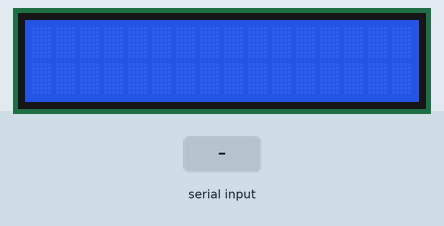
Simulated run of this sketch. Board: Arduino Uno, built with avr-gcc and run on an emulated ATmega328P. On the bench: 16×2 character LCD. The test bench sets the inputs (shaded band).

Above: at 1.2 s.
1.3 s: "1\n" received over Serial
At 2.3 s:
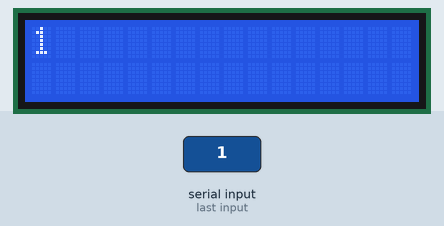
3.1 s: "0\n" received over Serial
At 4.6 s:
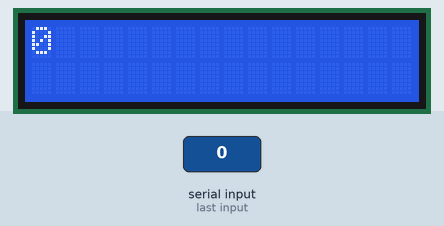
4.9 s: "2\n" received over Serial
At 6.1 s:
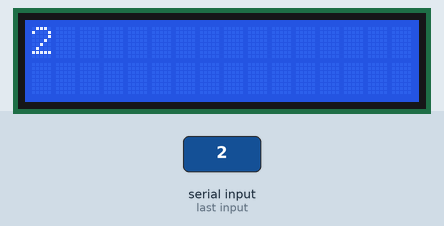
Timing chart, 0 to 7.9 s (numbered marks = the images above; inputs shaded):
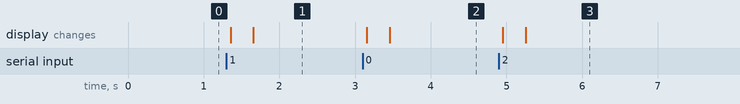

The sketch:

Prac06.ino
```cpp
#include <LiquidCrystal.h>

LiquidCrystal lcd(12,11,5,4,3,2);

void setup() {
  lcd.begin(16, 2);
  Serial.begin(9600);
  Serial.setTimeout(50);
}

void loop() {
 String msg = Serial.readString();
  if( msg.length() > 0){
    lcd.clear();

    String aux = "",aux2 = "";
    int len = msg.length(), off = len - 16,algo = 1;
    lcd.setCursor(0,0);
    for(int i = len - 1; i > -1; i--){
      if( off > 0 && i <= (off-1)){
          lcd.setCursor(0,1);
          aux2 = msg.substring((len-algo),len);
          lcd.print(aux2);
          lcd.setCursor(0,0);
          algo++;
      }
      aux = msg.substring(i,len);
      lcd.print(aux);
      delay(300);
      lcd.clear();
    }
    aux +="\n"+aux2;
    len = aux.length();
    if((len-1) > 16){
        int n = aux.indexOf("\n");
        lcd.setCursor(0,0);
        lcd.print(aux.substring(0,n-1));
        lcd.setCursor(0,1);
        lcd.print(aux.substring(n+1,len));
    }else{
        lcd.setCursor(0,0);
       lcd.print(aux.substring(0,len-1));
    }
  }
}
```

Measured:
- after the input at 3.1 s, the display: first changes after 0.05 s (image 2 shows a later state)
- after the input at 4.9 s, the display: first changes after 0.05 s (image 3 shows a later state)
